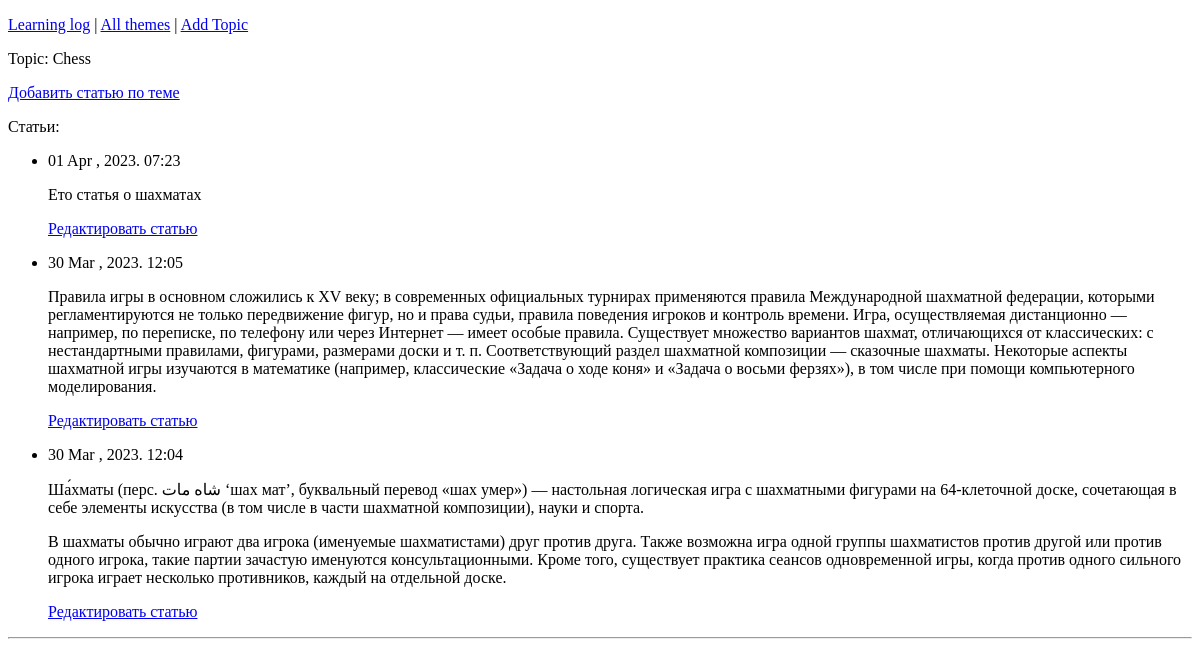
Page /topics/1/ on the earlier database version.
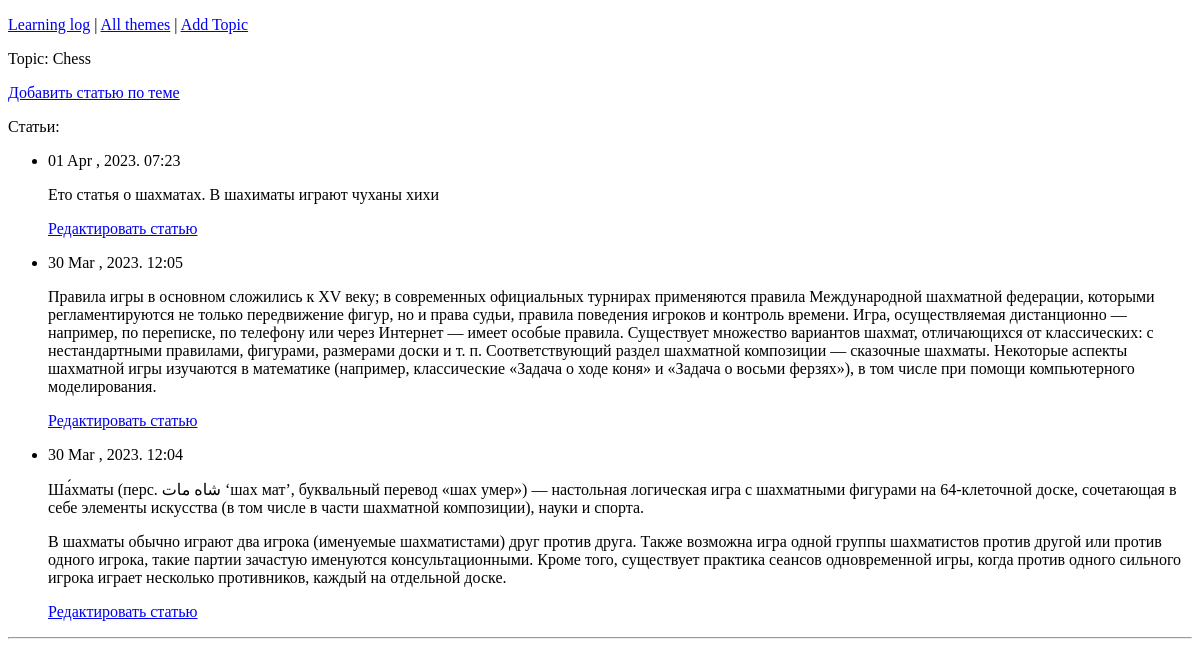
Same page on the later database version.
### learning_logs/models.py (models this page shows, shortened)
class Entry(models.Model):
    topic = models.ForeignKey(Topic, on_delete=models.CASCADE)
    text = models.TextField()
    date_added = models.DateTimeField(auto_now_add=True)
    class Meta:
        verbose_name_plural = 'entries'

### learning_logs/views.py (the view)
# urls.py: path('topics/<int:topic_id>/',views.topic,name='topic'),
def topic(request, topic_id):
    topic = Topic.objects.get(id=topic_id)
    entries = topic.entry_set.order_by('-date_added')
    context = {'topic': topic, 'entries': entries}
    return render(request, 'learning_logs/topic.html', context=context)

### learning_logs/models.py (called while the page is built)
    def __str__(self):
        return self.text

### learning_logs/templates/learning_logs/topic.html (shortened to what this page needs)
{% extends 'learning_logs/base.html' %}
    {% block content %}
    <p>Topic: {{ topic }}</p>
    <a href="{% url 'new_entry' topic.id  %}">Добавить статью по теме</a>
    <p>Статьи: </p>
    <ul>
        {% for entry in entries %}
        <li>
            <p>{{ entry.date_added|date:'d M , Y. H:i' }}</p>
            <p>{{ entry.text|linebreaks }}</p>
            <a href="{% url 'edit_entry' entry.id %}">Редактировать статью</a>
        </li>
    {% empty %}
        <li>There are no entries for this topic yet.</li>
     {% endfor %}
    </ul>
    <p><hr></p>
    {% endblock content %}

Differences in the rows shown:
changed Entry: text "Ето статья о шахматах" → "Ето статья о шахматах. В шахиматы играют чуханы хихи"
